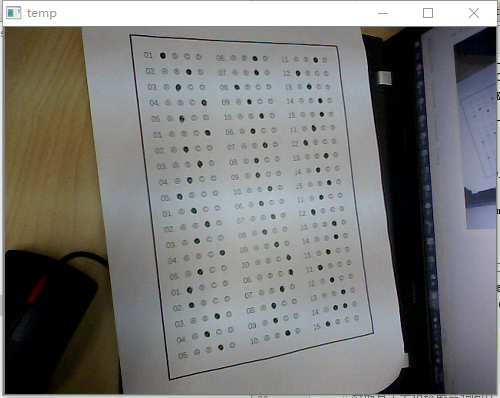
#> input picture pic/p1.png, 500 x 398 px
$ python -i sheet.py   (imports and definitions only)   (older library calls are emulated)
#> lines starting #> are read from the running program, lines starting #| are printed output that depends on the picture; after the words box and inside, x2 and y2 are one past the last pixel; in counts of white or black regions, pixels touching at a corner belong together
#> in get_answer_from_sheet, base_img is the input picture: shape (398, 500, 3); mean B, G, R 120.3, 122, 122.4
### utils.py
# coding=utf-8
import math
import numpy as np
import cv2
from imutils import auto_canny, contours
from e import PolyNodeCountError
from score import score
import settings
#from settings import CHOICES, SHEET_AREA_MIN_RATIO, PROCESS_BRIGHT_COLS, PROCESS_BRIGHT_ROWS, BRIGHT_VALUE, \
    #CHOICE_COL_COUNT, CHOICES_PER_QUE, settings.WHITE_RATIO_PER_CHOICE, MAYBE_MULTI_CHOICE_THRESHOLD, CHOICE_CNT_COUNT


def get_corner_node_list(poly_node_list):
    """
    获得多边形四个顶点的坐标
    :type poly_node_list: ndarray
    :return: tuple
    """
    center_y, center_x = (np.sum(poly_node_list, axis=0) / 4)[0]
    top_left = bottom_left = top_right = bottom_right = None
    for node in poly_node_list:
        x = node[0, 1]
        y = node[0, 0]
        if x < center_x and y < center_y:
            top_left = node
        elif x < center_x and y > center_y:
            bottom_left = node
        elif x > center_x and y < center_y:
            top_right = node
        elif x > center_x and y > center_y:
            bottom_right = node
    return top_left, bottom_left, top_right, bottom_right


def detect_cnt_again(poly, base_img):
    """
    继续检测已截取区域是否涵盖了答题卡区域
    :param poly: ndarray
    :param base_img: ndarray
    :return: ndarray
    """
    # 该多边形区域是否还包含答题卡区域的flag
    flag = False

    # 计算多边形四个顶点，并且截图，然后处理截取后的图片
    top_left, bottom_left, top_right, bottom_right = get_corner_node_list(poly)
    roi_img = get_roi_img(base_img, bottom_left, bottom_right, top_left, top_right)
    img = get_init_process_img(roi_img)

    # 获得面积最大的轮廓
    cnt = get_max_area_cnt(img)

    # 如果轮廓面积足够大，重新计算多边形四个顶点
    if cv2.contourArea(cnt) > roi_img.shape[0] * roi_img.shape[1] * settings.SHEET_AREA_MIN_RATIO:
        flag = True
        poly = cv2.approxPolyDP(cnt, cv2.arcLength((cnt,), True) * 0.1, True)
        top_left, bottom_left, top_right, bottom_right = get_corner_node_list(poly)
        if not poly.shape[0] == 4:
            raise PolyNodeCountError

    # 多边形顶点和图片顶点，主要用于纠偏
    base_poly_nodes = np.float32([top_left[0], bottom_left[0], top_right[0], bottom_right[0]])
    base_nodes = np.float32([[0, 0],
                            [base_img.shape[1], 0],
                            [0, base_img.shape[0]],
                            [base_img.shape[1], base_img.shape[0]]])
    transmtx = cv2.getPerspectiveTransform(base_poly_nodes, base_nodes)

    if flag:
        img_warp = cv2.warpPerspective(roi_img, transmtx, (base_img.shape[1], base_img.shape[0]))
    else:
        img_warp = cv2.warpPerspective(base_img, transmtx, (base_img.shape[1], base_img.shape[0]))

    return img_warp


def get_init_process_img(roi_img):
    """
    对图片进行初始化处理，包括，梯度化，高斯模糊，二值化，腐蚀，膨胀和边缘检测
    :param roi_img: ndarray
    :return: ndarray
    """
    h = cv2.Sobel(roi_img, cv2.CV_32F, 0, 1, -1)
    v = cv2.Sobel(roi_img, cv2.CV_32F, 1, 0, -1)
    img = cv2.add(h, v)
    img = cv2.convertScaleAbs(img)
    img = cv2.GaussianBlur(img, (5, 5), 0)
    ret, img = cv2.threshold(img, 100, 255, cv2.THRESH_BINARY)
#> img: shape (398, 500); 11.4% white; 427 white regions (332 under 20 px), largest, box (x1, y1, x2, y2) and area: (0, 0, 500, 398) 11287, (128, 33, 375, 382) 4472, (81, 30, 102, 204) 416
    kernel = np.ones((2, 2), np.uint8)
    img = cv2.erode(img, kernel, iterations=2)
#> img: shape (398, 500); 5% white; 198 white regions (167 under 20 px), largest, box (x1, y1, x2, y2) and area: (0, 0, 500, 398) 5611, (130, 35, 375, 381) 2038, (269, 396, 371, 398) 161
    img = cv2.dilate(img, kernel, iterations=2)
#> img: shape (398, 500); 9.7% white; 152 white regions (50 under 20 px), largest, box (x1, y1, x2, y2) and area: (0, 0, 500, 398) 8536, (130, 35, 377, 383) 4448, (380, 167, 404, 326) 568
    img = cv2.erode(img, kernel, iterations=2)
#> img: shape (398, 500); 5.1% white; 207 white regions (174 under 20 px), largest, box (x1, y1, x2, y2) and area: (0, 0, 500, 398) 5405, (132, 37, 377, 383) 2038, (362, 28, 500, 75) 244
    img = cv2.dilate(img, kernel, iterations=2)
#> img: shape (398, 500); 9.7% white; 161 white regions (57 under 20 px), largest, box (x1, y1, x2, y2) and area: (0, 0, 500, 398) 7478, (132, 37, 379, 385) 4448, (362, 28, 500, 77) 694
    img = auto_canny(img)
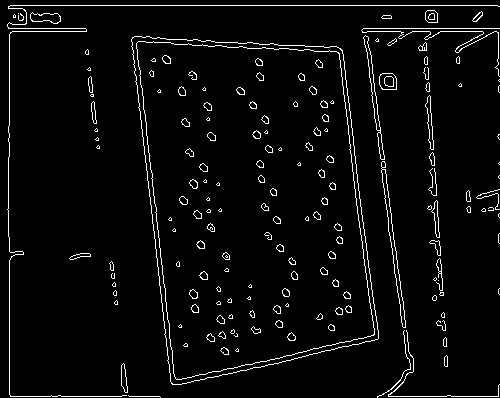
#> img: shape (398, 500); 4% white in thin lines or dots
    return img


def get_roi_img(base_img, bottom_left, bottom_right, top_left, top_right):
    """
    截取合适的图片区域
    :param base_img: ndarray
    :param bottom_left: ndarray
    :param bottom_right: ndarray
    :param top_left: ndarray
    :param top_right: ndarray
    :return: ndarray
    """
    min_v = top_left[0, 1] if top_left[0, 1] < bottom_left[0, 1] else bottom_left[0, 1]
    max_v = top_right[0, 1] if top_right[0, 1] > bottom_right[0, 1] else bottom_right[0, 1]
    min_h = top_left[0, 0] if top_left[0, 0] < top_right[0, 0] else top_right[0, 0]
    max_h = bottom_left[0, 0] if bottom_left[0, 0] > bottom_right[0, 0] else bottom_right[0, 0]
    roi_img = base_img[min_v + 10:max_v - 10, min_h + 10:max_h - 10]
    return roi_img


def get_bright_process_img(img):
    """
    改变图片的亮度，方便二值化
    :param img: ndarray
    :return: ndarray
    """
    '''

    for y in range(PROCESS_BRIGHT_COLS):
        for x in range(PROCESS_BRIGHT_ROWS):
            col_low = 1.0 * img.shape[0] / PROCESS_BRIGHT_COLS * y
            col_high = 1.0 * img.shape[0] / PROCESS_BRIGHT_COLS * (y + 1)
            row_low = 1.0 * img.shape[1] / PROCESS_BRIGHT_ROWS * x
            row_high = 1.0 * img.shape[1] / PROCESS_BRIGHT_ROWS * (x + 1)
            roi = img[int(col_low):int(col_high), int(row_low): int(row_high)]
            mean = cv2.mean(roi)
            for each_roi in roi:
                for each_p in each_roi:
                    each_p += BRIGHT_VALUE - np.array(mean, dtype=np.uint8)[:3]

    '''


    img = cv2.cvtColor(img, cv2.COLOR_BGR2GRAY)
    return img


def get_max_area_cnt(img):
    """
    获得图片里面最大面积的轮廓
    :param img: ndarray
    :return: ndarray
    """
    cnts, hierarchy = cv2.findContours(img, cv2.RETR_EXTERNAL, cv2.CHAIN_APPROX_SIMPLE)
#> cnts = 67 contours, 42 with area under 20; largest, box (x1, y1, x2, y2) and area: (131, 36, 379, 385) 67500, (381, 161, 406, 328) 582, (363, 35, 385, 160) 420, (379, 73, 397, 90) 252, (30, 12, 61, 24) 226
    cnt = max(cnts, key=lambda c: cv2.contourArea(c))
#> cnt = contour of 330 points, box (x1, y1, x2, y2) (131, 36, 379, 385), area 67500
    return cnt


# [68 lines left out: function get_ans, not called in this run]


def get_items_per_row():
    items_per_row = settings.CHOICE_COL_COUNT / settings.CHOICES_PER_QUE #(CHOICES_PER_QUE + 1)
    return items_per_row


def get_item_interval():
    interval = settings.CHOICES_PER_QUE #+ 1
    return interval


# [8 lines left out: function delete_rect, not called in this run]


def get_choice_row_count():
    choice_row_count = int(math.ceil(settings.CHOICE_CNT_COUNT * 1.0 / settings.CHOICE_COL_COUNT))
    return choice_row_count
#中位数
# [292 lines left out: functions get_median, get_ave, checkRect, sort_by_row_hs, sort_by_row_hs2, sort_by_col and 10 more, not called in this run]

### sheet.py
# coding=utf-8
#import cPickle  #python2
import pickle
import os
import cv2
from imutils import contours   #pip install web.py==0.40-dev1
from e import ContourCountError, ContourPerimeterSizeError, PolyNodeCountError
import numpy as np
import settings
#from settings import ANS_IMG_THRESHOLD, CNT_PERIMETER_THRESHOLD, CHOICE_IMG_THRESHOLD, ANS_IMG_DILATE_ITERATIONS, \
#    ANS_IMG_ERODE_ITERATIONS, CHOICE_IMG_DILATE_ITERATIONS, CHOICE_IMG_ERODE_ITERATIONS, CHOICE_MAX_AREA, \
    #CHOICE_CNT_COUNT, ANS_IMG_KERNEL, CHOICE_IMG_KERNEL, CHOICE_MIN_AREA
from utils import detect_cnt_again, get_init_process_img, get_bright_process_img, get_max_area_cnt, get_ans,sort_by_row_hs,sort_by_row_hs2

'''
def get_choice_area(areas):
    areas = sorted(areas)
    segments = []
    segment_areas = [areas[0]]
    for i, c in enumerate(areas[1:]):
        if abs(c-areas[i]) < 300:
            segment_areas.append(areas[i])
        else:
            segments.append(segment_areas)
            segment_areas = [areas[i]]
    temp = segments[0]
    for array in segments:
        if len(array) > len(temp) or len(temp)> 250 and len(array) < 250:#小于250
            temp = array
    return temp[0]-10,temp[-1]+10
'''
def get_choice_area(areas):
    areas = sorted(areas)
    segments = []
    segment_areas = []
    for i, c in enumerate(areas[1:]):
        #print c
        if abs(c-areas[i]) < 200:
            segment_areas.append(areas[i])
        else:
            segments.append(segment_areas)
            segment_areas = []
    segments.append(segment_areas)
    temp = segments[0]
    for array in segments:
        if len(array) > len(temp) or len(temp)> 250:#小于250
            temp = array
    return temp[0]-60,temp[-1]+60


def brightness(im_file):
    im = Image.open(im_file).convert('L')
    stat = ImageStat.Stat(im)
    return stat.mean[0]
def get_answer_from_sheet(base_img):

    filepath,tempfilename = os.path.split(base_img);
    file_name,_ = os.path.splitext(tempfilename)
    obj_dir = os.path.curdir + "/img/new/"+ file_name
    if not os.path.exists(obj_dir):
        os.makedirs(obj_dir)
    base_img = cv2.imread(base_img);
    #保存最原始图片
    cv2.imwrite(obj_dir+"/"+'origin.png', base_img)
    # 灰度化然后进行边缘检测、二值化等等一系列处理
    img = cv2.cvtColor(base_img, cv2.COLOR_BGR2GRAY)
    img = get_init_process_img(img)
    #写入图片
    cv2.imwrite(obj_dir+"/"+'process-0.png',img)
    # 获取最大面积轮廓并和图片大小作比较，看轮廓周长大小判断是否是答题卡的轮廓
    cnt = get_max_area_cnt(img)
    cnt_perimeter = cv2.arcLength(cnt, True)
#> cnt_perimeter = 1121
    cv2.drawContours(base_img, [cnt], 0, (0, 255, 0), 1)
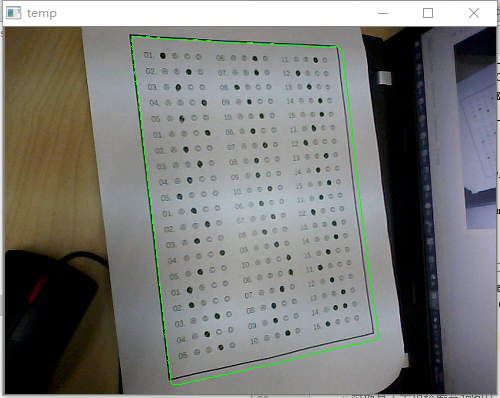
#> base_img: shape (398, 500, 3); 0.53% of pixels changed, all inside (x1, y1, x2, y2) = (131, 36, 379, 385)
    #画边框
    cv2.imwrite(obj_dir+"/"+'green_border.png', base_img)
    base_img_perimeter = (base_img.shape[0] + base_img.shape[1]) * 2
#> base_img_perimeter = 1796
    if not cnt_perimeter > settings.CNT_PERIMETER_THRESHOLD * base_img_perimeter:
        print ("边缘丢失")
        exit()
    # 计算多边形的顶点，并看是否是四个顶点
    poly_node_list = cv2.approxPolyDP(cnt, cv2.arcLength(cnt, True) * 0.1, True)
#> poly_node_list = [[132, 37], [171, 383], [377, 339], [342, 50]]
    if not poly_node_list.shape[0] == 4:
        raise PolyNodeCountError
    # 根据计算的多边形顶点继续处理图片，主要是是纠偏
    processed_img = detect_cnt_again(poly_node_list, base_img)
#> in get_corner_node_list, `center_y, center_x = (np.sum(poly_node_list, axis=0) / 4)[0]`: center_y = 255.5; center_x = 202.2
#> the loop in get_corner_node_list, `for node in poly_node_list:` made 4 passes
#> (x, y, top_left) on pass 1: (37, 132, [[132, 37]])
#> (x, y, top_right) on pass 2: (383, 171, [[171, 383]])
#> in detect_cnt_again, `top_left, bottom_left, top_right, bottom_right = get_corner_node_list(..`: top_left = [[132, 37]]; bottom_left = [[342, 50]]; top_right = [[171, 383]]; bottom_right = [[377, 339]]
#> in get_roi_img, `min_v = top_left[0, 1] if top_left[0, 1] < bottom_left[0, 1] else bott..`: min_v = 37
#> in get_roi_img, `max_v = top_right[0, 1] if top_right[0, 1] > bottom_right[0, 1] else b..`: max_v = 383
#> in get_roi_img, `min_h = top_left[0, 0] if top_left[0, 0] < top_right[0, 0] else top_ri..`: min_h = 132
#> in get_roi_img, `max_h = bottom_left[0, 0] if bottom_left[0, 0] > bottom_right[0, 0] el..`: max_h = 377
#> in get_init_process_img (call 2), `v = cv2.Sobel(roi_img, cv2.CV_32F, 1, 0, -1)`:
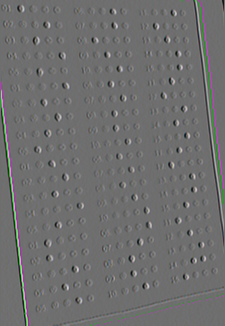
#> v: shape (326, 225, 3) float32; mean B, G, R 0.8, 0.8, 0.8; drawn with min black and max white
#> in get_init_process_img (call 2), `img = auto_canny(img)`:
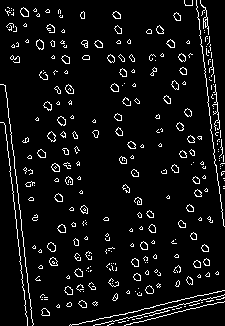
#> img: shape (326, 225); 6.3% white in thin lines or dots
#> in get_max_area_cnt (call 2), `cnts, hierarchy = cv2.findContours(img, cv2.RETR_EXTERNAL, cv2.CHAIN_A..`: cnts = 295 contours, 227 with area under 20; largest, box (x1, y1, x2, y2) and area: (36, 39, 44, 50) 54, (20, 7, 29, 17) 54, (47, 242, 56, 252) 52, (65, 84, 74, 94) 52, (47, 131, 56, 142) 50
#> in detect_cnt_again, `cnt = get_max_area_cnt(img)`: cnt = contour of 15 points, box (x1, y1, x2, y2) (36, 39, 44, 50), area 54
#> in detect_cnt_again, `base_poly_nodes = np.float32([top_left[0], bottom_left[0], top_right[0..`: base_poly_nodes = [[132, 37], [342, 50], [171, 383], [377, 339]]
#> in detect_cnt_again, `transmtx = cv2.getPerspectiveTransform(base_poly_nodes, base_nodes)`: transmtx = [[1.83, -0.206, -233.4], [-0.0662, 1.07, -30.81], [-0.000715, 0.000117, 1]]
#> in detect_cnt_again, `img_warp = cv2.warpPerspective(base_img, transmtx, (base_img.shape[1],..`:
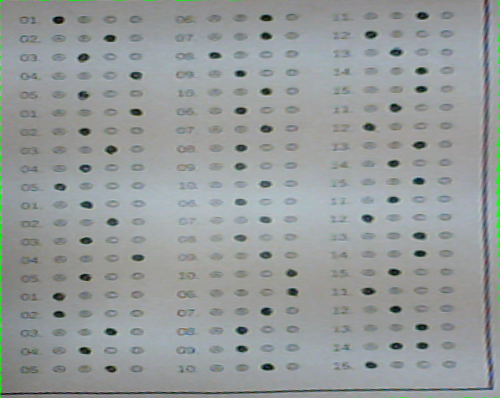
#> img_warp: shape (398, 500, 3); mean B, G, R 154.8, 154.8, 150
    #保存纠正图片
    #processed_img = cv2.dilate(processed_img, kernel, iterations=1)
    wait_draw = processed_img.copy()
    cv2.imwrite(obj_dir+"/"+'correct-position.png', processed_img)
    # 调整图片的亮度
    processed_img = get_bright_process_img(processed_img)
    cv2.imwrite(obj_dir+"/"+'brighten.png', processed_img)

    # [6 lines of commented-out code are left out]
    ans_img = cv2.morphologyEx(processed_img, cv2.MORPH_CLOSE, settings.ANS_IMG_KERNEL)

    ans_img = cv2.adaptiveThreshold(ans_img,255,cv2.ADAPTIVE_THRESH_MEAN_C,cv2.THRESH_BINARY,45,1)
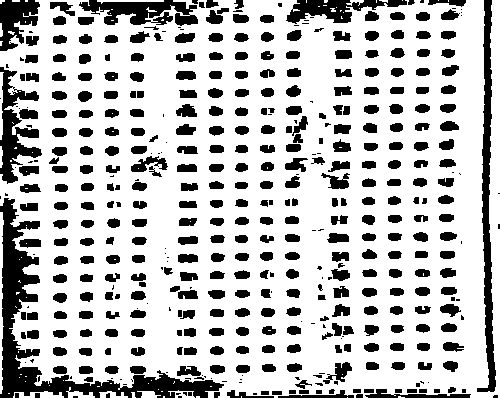
#> ans_img: shape (398, 500); 74.7% white; 466 black regions (108 under 20 px), largest, box (x1, y1, x2, y2) and area: (0, 198, 224, 398) 6721, (477, 0, 496, 392) 2844, (0, 67, 42, 184) 1972
    cv2.imwrite(obj_dir+"/"+'answer_area.png', ans_img)

    # [5 lines of commented-out code are left out]
    choice_img = cv2.adaptiveThreshold(processed_img,255,cv2.ADAPTIVE_THRESH_MEAN_C,cv2.THRESH_BINARY_INV,11,2)
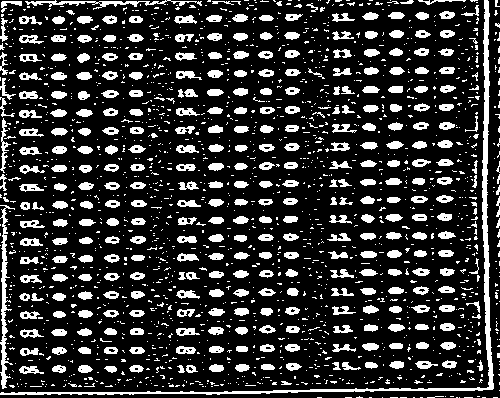
#> choice_img: shape (398, 500); 19.7% white; 1899 white regions (1552 under 20 px)
    #choice_img = cv2.morphologyEx(choice_img,cv2.MORPH_GRADIENT,settings.ANS_IMG_KERNEL)

    cv2.imwrite(obj_dir+"/"+'choice_area.png', choice_img)
    #cv2.waitKey(0)

    # 查找选项框以及前面题号的轮廓
    cnts, h = cv2.findContours(choice_img, cv2.RETR_EXTERNAL, cv2.CHAIN_APPROX_SIMPLE)
#> cnts = 1899 contours, 1571 with area under 20; largest, box (x1, y1, x2, y2) and area: (0, 0, 494, 395) 2312, (0, 205, 15, 389) 569, (25, 0, 202, 10) 309, (0, 118, 11, 173) 119, (19, 35, 44, 44) 116; h = 1899 rows, first 6: [1, -1, -1, -1], [2, 0, -1, -1], [3, 1, -1, -1], [4, 2, -1, -1], [5, 3, -1, -1], [6, 4, -1, -1]

    #cnts = []
    #for c in cnt1s:
    #    cnts.append(cv2.approxPolyDP(cnt, cv2.arcLength(cnt, True) * 0.1, True))
    question_cnts = []
    cnts_areas = []
    for i,c in enumerate(cnts):
        cnts_areas.append(cv2.contourArea(c))
#> this loop made 1899 passes
#> c on passes 1 to 3: [[493, 397], [497, 397]], [[482, 397], [485, 397]], [[464, 397], [472, 397]]
#> after the loop, cnts_areas = 1899 values, max 2312 at index 1880, min 0 at index 0, mean 14.61

    CHOICE_MIN_AREA,CHOICE_MAX_AREA = get_choice_area(cnts_areas)
#> in get_choice_area, `areas = sorted(areas)`: areas = 1899 values from 0 to 2312
#> after the loop in get_choice_area, `for i, c in enumerate(areas[1:]):`: segments = 2 items
#> in get_choice_area, `temp = segments[0]`: temp = 1896 values from 0 to 119
#> the loop in get_choice_area, `for array in segments:` made 3 passes
#> after the loop in get_choice_area, `for array in segments:`: temp = []
    #print "%d %d" %(CHOICE_MIN_AREA,CHOICE_MAX_AREA)
    for i,c in enumerate(cnts):
        w = cv2.boundingRect(c)[2]
        h = cv2.boundingRect(c)[3]
        if CHOICE_MIN_AREA < cnts_areas[i]< CHOICE_MAX_AREA \
            and ((w/h<=1 and h/w <2) or (w/h>1 and w/h <2)):
            question_cnts.append(c)

    cv2.drawContours(wait_draw, question_cnts, -1, (0, 0, 255), 1)
    cv2.imshow("img", wait_draw)
    cv2.waitKey(0)
    cv2.imwrite(obj_dir+"/"+'wait_draw5.png', wait_draw)
    cv2.waitKey(0)

    if len(question_cnts) < settings.CHOICE_CNT_COUNT/2:
        print ("数目错误 %d %d" %(len(question_cnts),settings.CHOICE_CNT_COUNT))
        exit()
    #对轮廓之上而下的排序
    question_cnts, cnts_pos = contours.sort_contours(question_cnts, method="left-to-right")
    question_cnts, cnts_pos = contours.sort_contours(question_cnts, method="top-to-bottom")
    rows = sort_by_row_hs2(list(cnts_pos))
    get_ans(ans_img, rows)


#> (the run stopped early here; a loop or call above may not have finished)

$ run again, on pic/p2.png
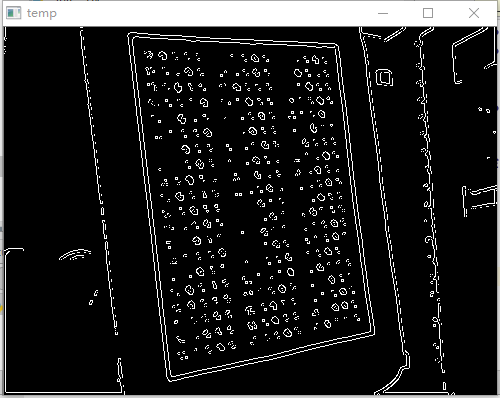
#> input picture pic/p2.png, 500 x 398 px
#> in get_answer_from_sheet, base_img is the input picture: shape (398, 500, 3); mean B, G, R 31.4, 31.4, 31.4
#> in get_init_process_img, `img = auto_canny(img)`:
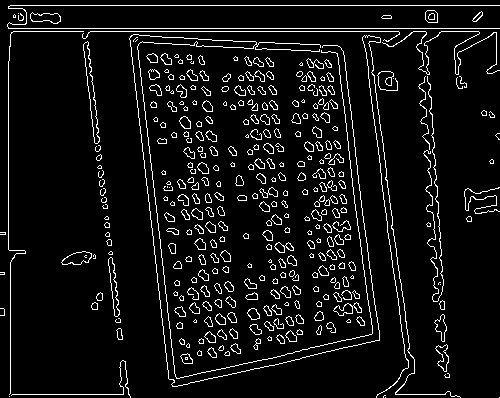
#> img: shape (398, 500); 7.1% white in thin lines or dots
#> cnts = 352 contours, 131 with area under 20; largest, box (x1, y1, x2, y2) and area: (83, 41, 100, 144) 482, (108, 257, 120, 317) 268, (61, 251, 92, 265) 262, (30, 12, 61, 24) 226, (333, 302, 362, 316) 174
#> in get_max_area_cnt, `cnt = max(cnts, key=lambda c: cv2.contourArea(c))`: cnt = contour of 73 points, box (x1, y1, x2, y2) (83, 41, 100, 144), area 482
#> cnt_perimeter = 229
#> in get_answer_from_sheet, `cv2.drawContours(base_img, [cnt], 0, (0, 255, 0), 1)`:
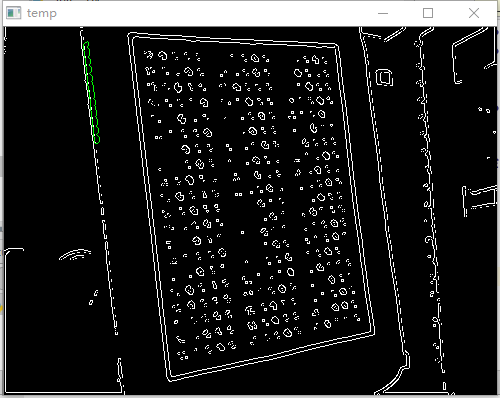
#> base_img: shape (398, 500, 3); 0.1% of pixels changed, all inside (x1, y1, x2, y2) = (83, 41, 100, 144)

$ run again, on pic/p4.png
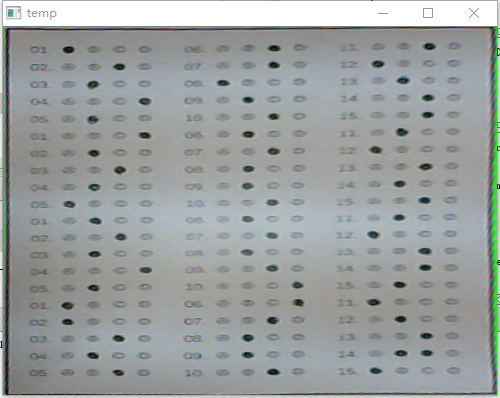
#> input picture pic/p4.png, 500 x 398 px
#> in get_answer_from_sheet, base_img is the input picture: shape (398, 500, 3); mean B, G, R 160.2, 160.5, 155.9
#> in get_init_process_img, `ret, img = cv2.threshold(img, 100, 255, cv2.THRESH_BINARY)`:
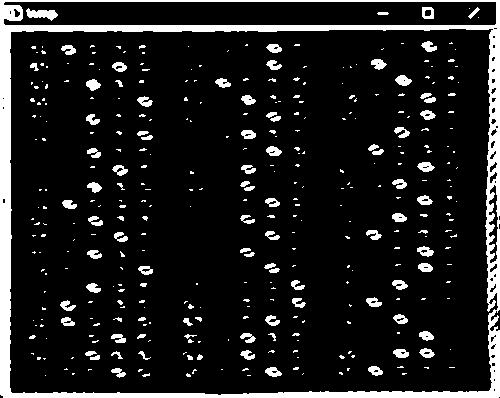
#> img: shape (398, 500); 11.6% white; 365 white regions (271 under 20 px), largest, box (x1, y1, x2, y2) and area: (0, 0, 500, 398) 14557, (26, 8, 58, 21) 234, (395, 75, 412, 86) 124
#> in get_init_process_img, `img = auto_canny(img)`:
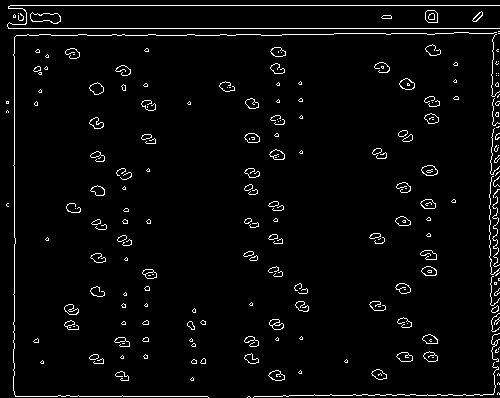
#> img: shape (398, 500); 3.4% white in thin lines or dots
#> cnts = 206 contours, 158 with area under 20; largest, box (x1, y1, x2, y2) and area: (30, 12, 61, 24) 226, (425, 10, 438, 23) 133, (421, 165, 438, 176) 124, (399, 78, 415, 90) 122, (89, 82, 104, 95) 114
#> in get_max_area_cnt, `cnt = max(cnts, key=lambda c: cv2.contourArea(c))`: cnt = contour of 30 points, box (x1, y1, x2, y2) (30, 12, 61, 24), area 226
#> cnt_perimeter = 79.11
#> base_img: shape (398, 500, 3); 0.04% of pixels changed, all inside (x1, y1, x2, y2) = (30, 12, 61, 24)
